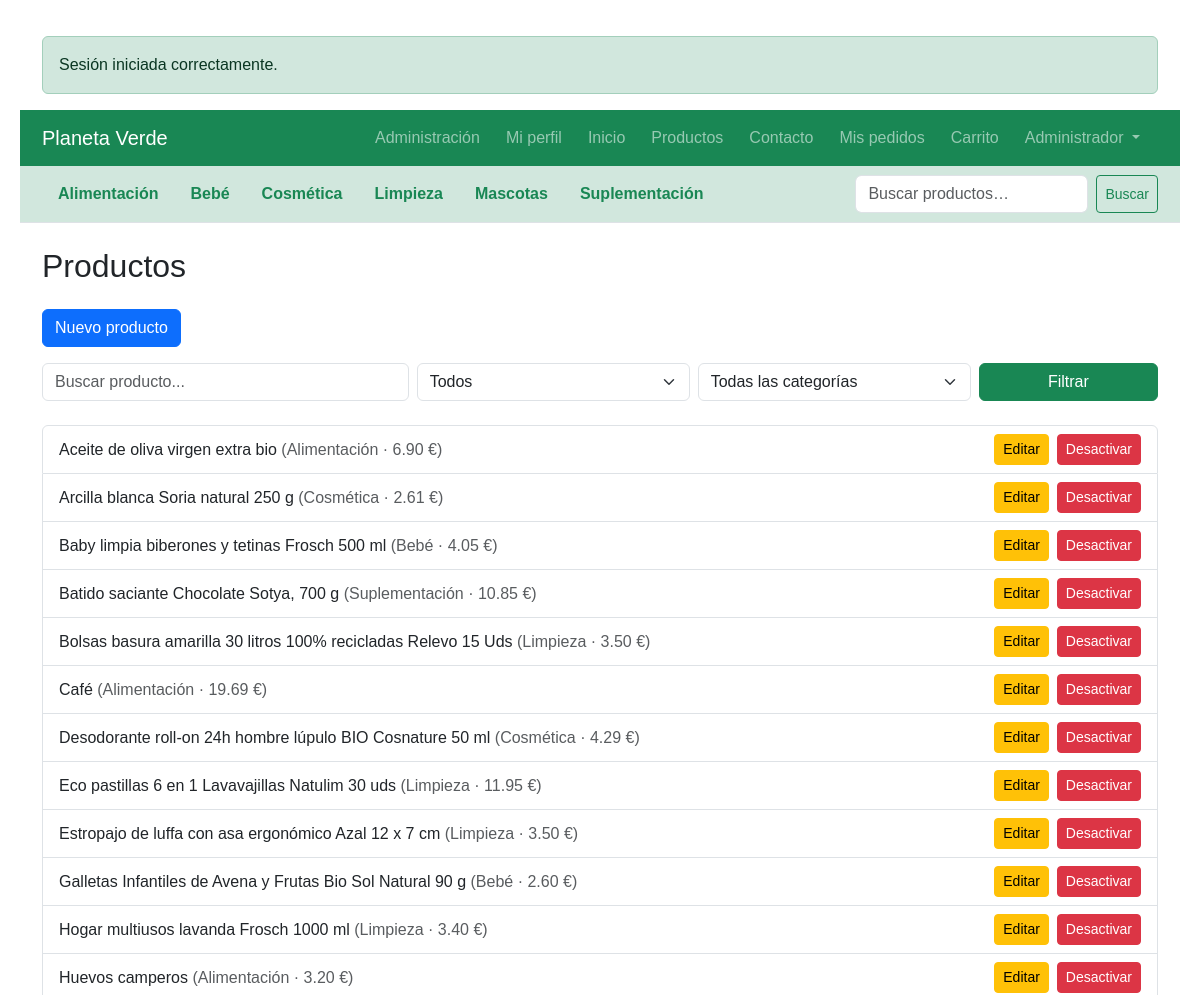
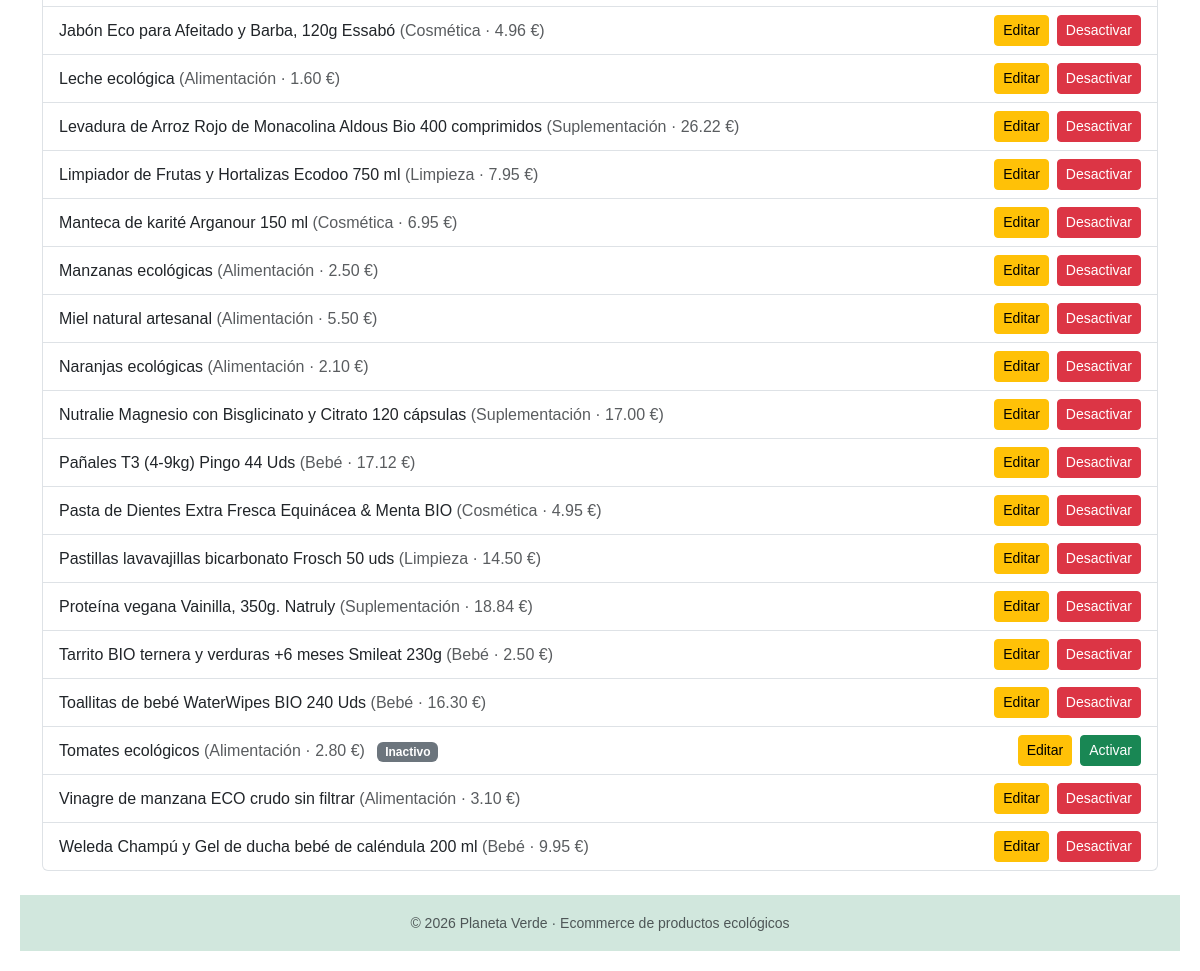
Page /index.php?controller=producto&action=admin (signed in) on the committed database (2 pictures, top to bottom).
### tables this page shows
CREATE TABLE `categorias` (
  `id_categoria` int(11) NOT NULL,
  `nombre` varchar(100) NOT NULL,
  `descripcion` varchar(255) DEFAULT NULL,
  `activo` tinyint(1) NOT NULL DEFAULT 1
);

CREATE TABLE `productos` (
  `id_producto` int(11) NOT NULL,
  `nombre` varchar(150) NOT NULL,
  `descripcion` varchar(255) DEFAULT NULL,
  `precio` decimal(10,2) NOT NULL,
  `imagen` varchar(255) DEFAULT NULL,
  `id_categoria` int(11) NOT NULL,
  `activo` tinyint(1) NOT NULL DEFAULT 1
);

### controllers/ProductoController.php (called while the page is built, shortened)
<?php
require_once __DIR__ . '/../models/Producto.php';
require_once __DIR__ . '/../models/Categoria.php';
require_once __DIR__ . '/../config/auth.php';
class ProductoController
{
    public function admin()
    {
        $q = trim($_GET['q'] ?? '');
        $activo = $_GET['activo'] ?? '';
        $idCategoria = $_GET['id_categoria'] ?? '';
        $categorias = Categoria::getAll();
        if ($q !== '' || $activo !== '') {
            $productos = Producto::filtrarAdmin($q, $activo, $idCategoria);
        } else {
            $productos = Producto::getAllAdmin();
        }
        if ($q !== '' || $idCategoria !== '') {
            $productos = Producto::filtrarAdmin($q, $activo,$idCategoria);
        } else {
            $productos = Producto::getAllAdmin();
        }
        require_once __DIR__ . '/../views/admin/productos.php';
    }
}

### index.php (called while the page is built, shortened)
<?php
$action     = $_GET['action'] ?? 'index';
$controllerObject = new $controllerName();
$controllerObject->$action();

### config/auth.php (called while the page is built, shortened)
<?php
function usuarioLogueado() {
    return isset($_SESSION['usuario']);
}
function esEmpleado() {
    return usuarioLogueado() && in_array($_SESSION['usuario']['rol'], ['empleado','admin']);
}

### models/Categoria.php (called while the page is built, shortened)
<?php
class Categoria
{
    public static function getAll()
    {
        $pdo = get_conexion();
        $sql = "
        SELECT id_categoria, nombre, activo
        FROM categorias
        ORDER BY nombre
    ";
        $stmt = $pdo->prepare($sql);
        $stmt->execute();
        return $stmt->fetchAll(PDO::FETCH_ASSOC);
    }
}

### models/Producto.php (called while the page is built, shortened)
<?php
class Producto
{
    public static function getAllAdmin()
    {
        $pdo = get_conexion();
        $sql = "
        SELECT
            p.id_producto,
            p.nombre,
            p.precio,
            p.activo,
            c.nombre AS categoria
        FROM productos p
        LEFT JOIN categorias c ON p.id_categoria = c.id_categoria
        ORDER BY p.nombre
    ";
        $stmt = $pdo->prepare($sql);
        $stmt->execute();
        return $stmt->fetchAll(PDO::FETCH_ASSOC);
    }
}

### views/admin/productos.php (the view, shortened to what this page needs)
<?php require_once __DIR__ . '/../partials/header.php'; ?>
<?php require_once __DIR__ . '/../partials/navbar.php'; ?>
<main class="container">
    <h2 class="my-4">Productos</h2>
    <a href="index.php?controller=producto&action=crear"
        class="btn btn-primary mb-3">
        Nuevo producto
    </a>
    <form method="get" class="row g-2 mb-4">
        <div class="col-md-4">
            <input type="search"
                name="q"
                value="<?= htmlspecialchars($_GET['q'] ?? '') ?>"
                class="form-control"
                placeholder="Buscar producto...">
        </div>
        <div class="col-md-3">
            <select name="activo" class="form-select">
                <option value="">Todos</option>
            </select>
        </div>
        <div class="col-md-3">
            <select name="id_categoria" class="form-select">
                <option value="">Todas las categorías</option>
            </select>
        </div>
        <div class="col-md-2">
            <button class="btn btn-success w-100">
                Filtrar
            </button>
        </div>
    </form>
    <ul class="list-group mb-4">
        <?php foreach ($productos as $p): ?>
            <li class="list-group-item d-flex justify-content-between align-items-center">
                <div>
                    <?= htmlspecialchars($p['nombre']) ?>
                    <span class="text-muted">
                        (<?= htmlspecialchars($p['categoria']) ?> · <?= number_format($p['precio'], 2) ?> €)
                    </span>
                    <?php if (!$p['activo']): ?>
                        <span class="badge bg-secondary ms-2">Inactivo</span>
                    <?php endif; ?>
                </div>
                <div class="d-flex align-items-center">
                    <a href="index.php?controller=producto&action=editar&id=<?= $p['id_producto'] ?>"
                        class="btn btn-sm btn-warning me-2">
                        Editar
                    </a>
                    <?php if ($p['activo']): ?>
                        <a href="index.php?controller=producto&action=desactivar&id=<?= $p['id_producto'] ?>"
                            class="btn btn-sm btn-danger">
                            Desactivar
                        </a>
                    <?php else: ?>
                        <a href="index.php?controller=producto&action=activar&id=<?= $p['id_producto'] ?>"
                            class="btn btn-sm btn-success">
                            Activar
                        </a>
                    <?php endif; ?>
                </div>
            </li>
        <?php endforeach; ?>
    </ul>
</main>
<?php require_once __DIR__ . '/../partials/footer.php'; ?>

### views/partials/navbar.php (shortened to what this page needs)
<?php
require_once __DIR__ . '/../../config/auth.php';
?>
<nav class="navbar navbar-expand-lg navbar-dark bg-success">
    <div class="container">
        <a class="navbar-brand" href="index.php?controller=home&action=index">
            Planeta Verde
        </a>
        <div class="collapse navbar-collapse" id="menu">
            <ul class="navbar-nav ms-auto">
                <?php if (esEmpleado()): ?>
                    <li class="nav-item">
                        <a class="nav-link"
                            href="index.php?controller=admin&action=index">
                            Administración
                        </a>
                    </li>
                <?php endif; ?>
                <?php if (isset($_SESSION['usuario'])): ?>
                    <a href="index.php?controller=usuario&action=perfil" class="nav-link">
                        Mi perfil
                    </a>
                <?php endif; ?>
                <li class="nav-item">
                    <a class="nav-link"
                        href="index.php?controller=home&action=index">
                        Inicio
                    </a>
                </li>
                <li class="nav-item">
                    <a class="nav-link"
                        href="index.php?controller=producto&action=index">
                        Productos
                    </a>
                </li>
                <li class="nav-item">
                    <a class="nav-link"
                        href="index.php?controller=contacto&action=index">
                        Contacto
                    </a>
                </li>
                <?php if (isset($_SESSION['usuario'])): ?>
                    <li class="nav-item">
                        <a class="nav-link"
                            href="index.php?controller=cliente&action=pedidos">
                            Mis pedidos
                        </a>
                    </li>
                <?php endif; ?>
                <li class="nav-item">
                    <a class="nav-link"
                        href="index.php?controller=carrito&action=index">
                        Carrito
                    </a>
                </li>
                <?php if (isset($_SESSION['usuario'])): ?>
                    <li class="nav-item dropdown">
                        <a class="nav-link dropdown-toggle"
                            href="#"
                            role="button"
                            data-bs-toggle="dropdown">
                            <?= htmlspecialchars($_SESSION['usuario']['nombre']) ?>
                        </a>
                    </li>
                <?php endif; ?>
            </ul>
        </div>
    </div>
</nav>
<?php if (!empty($categorias)): ?>
    <div class="bg-success-subtle border-bottom">
        <div class="container">
            <div class="d-flex justify-content-between align-items-center py-2">
                <ul class="nav">
                    <?php foreach ($categorias as $categoria): ?>
                        <?php
                        $activa = ($idCategoria ?? null) == $categoria['id_categoria'];
                        ?>
                        <li class="nav-item">
                            <a class="nav-link fw-semibold
                   <?= $activa ? 'text-white bg-success rounded px-2' : 'text-success' ?>"
                                href="index.php?controller=producto&action=index&id_categoria=<?= $categoria['id_categoria'] ?>">
                                <?= htmlspecialchars($categoria['nombre']) ?>
                            </a>
                        </li>
                    <?php endforeach; ?>
                </ul>
                <form method="get"
                    action="index.php"
                    class="d-flex"
                    role="search">
                    <input class="form-control form-control-xl me-2"
                        type="search"
                        name="q"
                        placeholder="Buscar productos…"
                        value="<?= htmlspecialchars($_GET['q'] ?? '') ?>">
                    <button class="btn btn-outline-success btn-sm">
                        Buscar
                    </button>
                </form>
            </div>
        </div>
    </div>
<?php endif; ?>

### public/css/estilos.css (style rules this page uses)
body { font-family: Arial, sans-serif; margin: 20px; }
nav a { margin-right: 10px; }

### rows in the picture
categorias: nombre "Alimentación"
categorias: nombre "Bebé"
categorias: nombre "Cosmética"
categorias: nombre "Limpieza"
categorias: nombre "Mascotas"
categorias: nombre "Suplementación"
productos: nombre "Aceite de oliva virgen extra bio", id_categoria.nombre "Alimentación", precio "6.90"
productos: nombre "Arcilla blanca Soria natural 250 g", id_categoria.nombre "Cosmética", precio "2.61"
productos: nombre "Baby limpia biberones y tetinas Frosch 500 ml", id_categoria.nombre "Bebé", precio "4.05"
productos: nombre "Batido saciante Chocolate Sotya, 700 g", id_categoria.nombre "Suplementación", precio "10.85"
productos: nombre "Bolsas basura amarilla 30 litros 100% recicladas Relevo 15 Uds", id_categoria.nombre "Limpieza", precio "3.50"
productos: nombre "Café", id_categoria.nombre "Alimentación", precio "19.69"
productos: nombre "Desodorante roll-on 24h hombre lúpulo BIO Cosnature 50 ml", id_categoria.nombre "Cosmética", precio "4.29"
productos: nombre "Eco pastillas 6 en 1 Lavavajillas Natulim 30 uds", id_categoria.nombre "Limpieza", precio "11.95"
productos: nombre "Estropajo de luffa con asa ergonómico Azal 12 x 7 cm", id_categoria.nombre "Limpieza", precio "3.50"
productos: nombre "Galletas Infantiles de Avena y Frutas Bio Sol Natural 90 g", id_categoria.nombre "Bebé", precio "2.60"
productos: nombre "Hogar multiusos lavanda Frosch 1000 ml", id_categoria.nombre "Limpieza", precio "3.40"
productos: nombre "Huevos camperos", id_categoria.nombre "Alimentación", precio "3.20"
productos: nombre "Jabón Eco para Afeitado y Barba, 120g Essabó", id_categoria.nombre "Cosmética", precio "4.96"
productos: nombre "Leche ecológica", id_categoria.nombre "Alimentación", precio "1.60"
productos: nombre "Levadura de Arroz Rojo de Monacolina Aldous Bio 400 comprimidos", id_categoria.nombre "Suplementación", precio "26.22"
productos: nombre "Limpiador de Frutas y Hortalizas Ecodoo 750 ml", id_categoria.nombre "Limpieza", precio "7.95"
productos: nombre "Manteca de karité Arganour 150 ml", id_categoria.nombre "Cosmética", precio "6.95"
productos: nombre "Manzanas ecológicas", id_categoria.nombre "Alimentación", precio "2.50"
productos: nombre "Miel natural artesanal", id_categoria.nombre "Alimentación", precio "5.50"
productos: nombre "Naranjas ecológicas", id_categoria.nombre "Alimentación", precio "2.10"
productos: nombre "Nutralie Magnesio con Bisglicinato y Citrato 120 cápsulas", id_categoria.nombre "Suplementación", precio "17.00"
productos: nombre "Pañales T3 (4-9kg) Pingo 44 Uds", id_categoria.nombre "Bebé", precio "17.12"
productos: nombre "Pasta de Dientes Extra Fresca Equinácea & Menta BIO", id_categoria.nombre "Cosmética", precio "4.95"
productos: nombre "Pastillas lavavajillas bicarbonato Frosch 50 uds", id_categoria.nombre "Limpieza", precio "14.50"
productos: nombre "Proteína vegana Vainilla, 350g. Natruly", id_categoria.nombre "Suplementación", precio "18.84"
productos: nombre "Tarrito BIO ternera y verduras +6 meses Smileat 230g", id_categoria.nombre "Bebé", precio "2.50"
productos: nombre "Toallitas de bebé WaterWipes BIO 240 Uds", id_categoria.nombre "Bebé", precio "16.30"
productos: nombre "Tomates ecológicos", id_categoria.nombre "Alimentación", precio "2.80", activo "Inactivo"
productos: nombre "Vinagre de manzana ECO crudo sin filtrar", id_categoria.nombre "Alimentación", precio "3.10"
productos: nombre "Weleda Champú y Gel de ducha bebé de caléndula 200 ml", id_categoria.nombre "Bebé", precio "9.95"

### other values in the picture
$flash['mensaje'] "Sesión iniciada correctamente."
$_SESSION['usuario']['nombre'] "Administrador"
